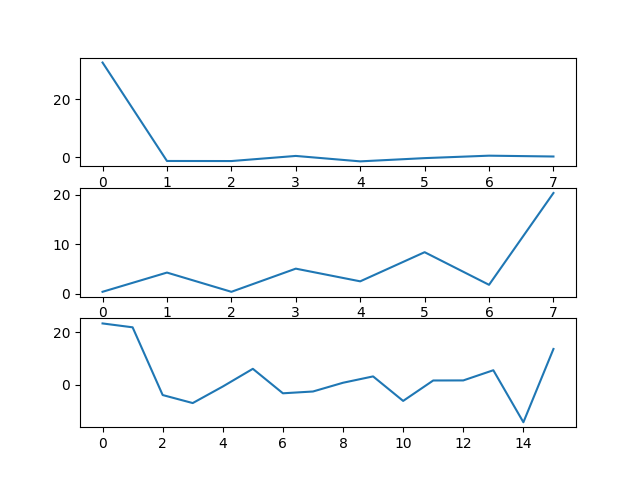

Source code (Python):
import numpy as np
from scipy.fftpack import fft, dct, idct
import cv2
np.set_printoptions(precision=2)

_in = np.array([
  [10, 11, 12, 11, 12, 13, 12, 11],
  [10, -10, 8, -7, 8, -8, 7, -7]
])

print(dct(_in[0], axis=0, norm='ortho'))
print(dct(_in[1], axis=0, norm='ortho'))
print(dct(_in.reshape([16]), axis=0, norm='ortho'))

import matplotlib.pyplot as plt
fig = plt.figure()
ax = fig.add_subplot(3,1,1)
ax.plot(np.arange(8), dct(_in[0], axis=0, norm='ortho'))
ax = fig.add_subplot(3,1,2)
ax.plot(np.arange(8), dct(_in[1], axis=0, norm='ortho'))
ax = fig.add_subplot(3,1,3)
ax.plot(np.arange(16), dct(_in.reshape([16]), axis=0, norm='ortho'))
plt.savefig('hw3.png')
